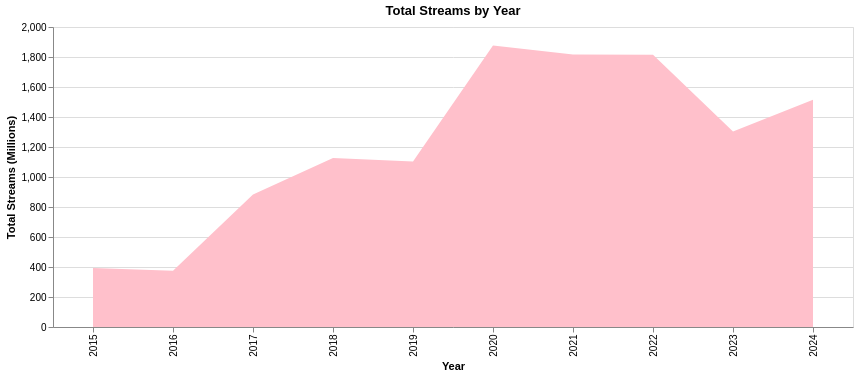

This figure's notebook cell:
### Markdown cell above
## Year and Streams using Altair

### Code cell
alt.Chart(df).mark_area(color="pink").encode(x=alt.X("year:O", title="Year"),y=alt.Y("sum(streams_millions):Q",title="Total Streams (Millions)")).properties(title="Total Streams by Year", width=800)

### Figure 1 — Vega-Lite specification as saved in the notebook (floating-point values rounded to 4 significant figures; data arrays with more than 128 entries replaced by an {"elided": "..."} marker saying what was removed)
{"config": {"view": {"continuousWidth": 300, "continuousHeight": 300}}, "data": {"name": "data-2c81a73ca0c29c8bbde07a8edc38fc82"}, "mark": {"type": "area", "color": "pink"}, "encoding": {"x": {"field": "year", "title": "Year", "type": "ordinal"}, "y": {"aggregate": "sum", "field": "streams_millions", "title": "Total Streams (Millions)", "type": "quantitative"}}, "title": "Total Streams by Year", "width": 800, "$schema": "https://vega.github.io/schema/vega-lite/v5.20.1.json", "datasets": {"data-2c81a73ca0c29c8bbde07a8edc38fc82": {"elided": "1200 records"}}}
